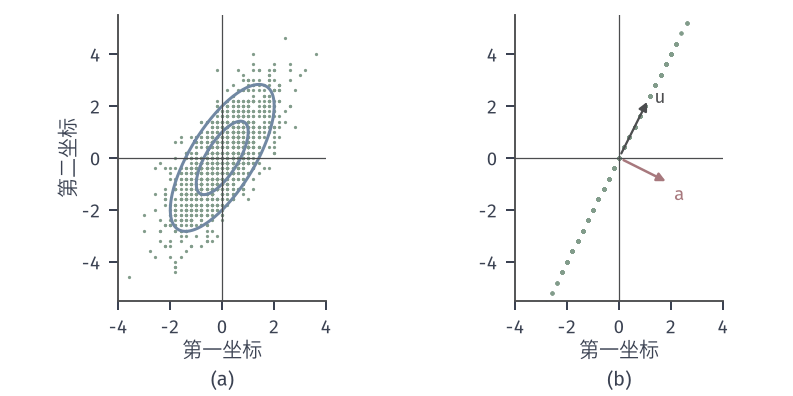

The script that drew this image:
from pathlib import Path
import sys
HERE = Path(__file__).resolve().parent
sys.path.insert(0, str(HERE.parent/'clt-common'))
from clt_fig import *
# xi, eta independent Rademacher (+-1). n = 100, M = 1500 replications, seed 3.
# (a) X = (xi, xi+eta), Sigma = [[1,1],[1,2]]: points sqrt(n) Xbar_n with N(0,Sigma)
#     contours at Mahalanobis radius 1 and 2;
# (b) X = (xi, 2 xi), Sigma = [[1,2],[2,4]] singular: points on the line y = 2x;
#     direction a = (2,-1)/sqrt5 has zero variance.
rng = np.random.default_rng(3)
n, M = 100, 1500
A = (2*rng.binomial(n, .5, M)-n)/math.sqrt(n)
B = (2*rng.binomial(n, .5, M)-n)/math.sqrt(n)
fig, (a, b) = figure(width_mm=112, height_mm=56, ncols=2)
panel(fig, left=.08, right=.98, bottom=.24, wspace=.25)
a.plot(A, A+B, 'o', ms=1.3, color=GREEN, mew=0)
S = np.array([[1, 1], [1, 2]]); w, V = np.linalg.eigh(S); th = np.linspace(0, 2*np.pi, 300)
for r in (1, 2):
    E = V @ np.diag(np.sqrt(w)) @ np.vstack([np.cos(th), np.sin(th)])*r
    a.plot(E[0], E[1], color=BLUE, lw=1.2)
b.plot(A, 2*A, 'o', ms=1.6, color=GREEN, mew=0)
u = np.array([1, 2])/math.sqrt(5); v = np.array([2, -1])/math.sqrt(5)
b.annotate('', xy=(2.2*v[0], 2.2*v[1]), xytext=(0, 0), arrowprops=dict(arrowstyle='-|>', color=RED, lw=1.0, mutation_scale=7))
b.annotate('', xy=(2.6*u[0], 2.6*u[1]), xytext=(0, 0), arrowprops=dict(arrowstyle='-|>', color=STROKE, lw=.9, mutation_scale=7))
lab(b, 2.2*v[0]+.15, 2.2*v[1]-.1, r'$\mathbf{a}$', RED, ha='left', va='top')
lab(b, 2.6*u[0]+.2, 2.6*u[1], r'$\mathbf{u}$', STROKE, ha='left', va='center')
for ax in (a, b):
    ax.set_xlim(-4, 4); ax.set_ylim(-5.5, 5.5); ax.set_aspect('equal'); ax.set_xticks([-4, -2, 0, 2, 4])
    ax.axhline(0, color=STROKE, lw=.5); ax.axvline(0, color=STROKE, lw=.5)
axlab(a, '第一坐标', '第二坐标'); axlab(b, '第一坐标', None)
tags(fig, (a, b))
C = np.cov(np.vstack([A, A+B]))
save(fig, HERE, 'figure', {'seed': 3, 'n': n, 'M': M, 'sample_cov_a': C.round(3).tolist()})
